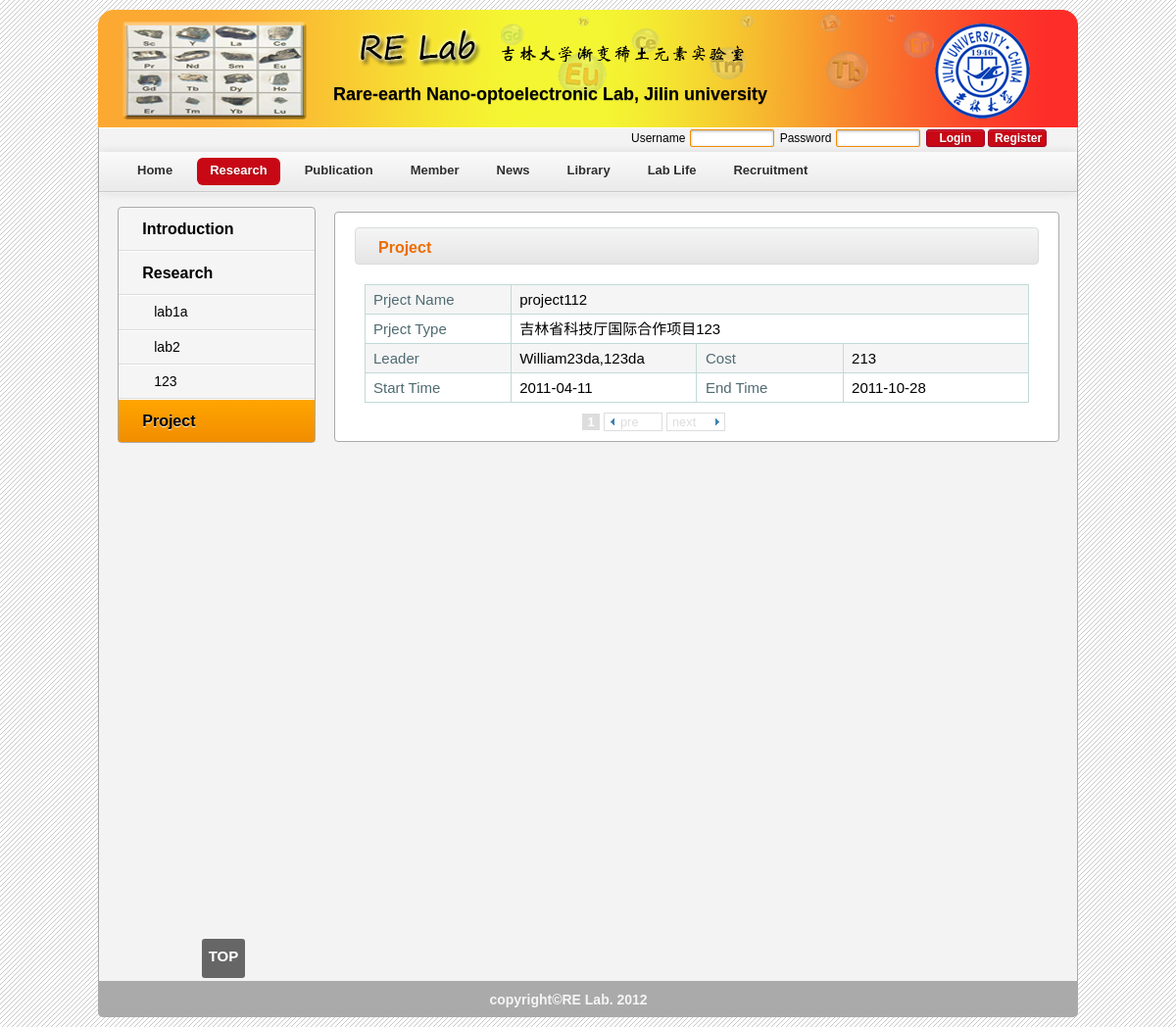
/project.php, run on the app's committed database.
### tables this page shows
CREATE TABLE `lab` (
  `id` int(8) NOT NULL auto_increment,
  `name` varchar(200) default NULL,
  `content` text,
  `slide_pic` varchar(100) default NULL,
  PRIMARY KEY  (`id`)
);

CREATE TABLE `project` (
  `pr_id` int(11) NOT NULL auto_increment,
  `pr_num` int(11) default NULL,
  `pr_name` varchar(100) NOT NULL,
  `pr_type` varchar(50) default NULL,
  `pr_content` text,
  `pr_mark` tinyint(1) default NULL,
  `pr_date1` date default NULL,
  `pr_date2` date default NULL,
  `pr_leader` varchar(200) default NULL,
  `pr_cost` int(10) default NULL,
  PRIMARY KEY  (`pr_id`)
);

### config/project.php (called while the page is built)
<?php
    $per = 5;
	$page_nums = 5;
?>

### model/project.php (called while the page is built, shortened)
<?php
function project($page, $per) {
    $start = ($page - 1) * $per;
    $sql="select * from project order by pr_date1 desc limit $start, $per";
	$result = mysql_query("$sql");
	return $result;
}
function project_page($per) {
    $sql0="select count(pr_id) as count from project";
	$result0 = mysql_query($sql0);
	$row0 = mysql_fetch_array($result0);
	$total = $row0['count'];
	$pageTotal = ceil($total / $per);
	return $pageTotal;
}
?>

### project.php (the view, shortened to what this page needs)
<!DOCTYPE html PUBLIC "-//W3C//DTD XHTML 1.0 Transitional//EN" "http://www.w3.org/TR/xhtml1/DTD/xhtml1-transitional.dtd">
<html xmlns="http://www.w3.org/1999/xhtml">
<head>
<?php include("./include/media/css.php");?>
<link rel="stylesheet" type="text/css" href="./media/css/project.css" />
</head>
<body>
<?php
	require("./config/project.php");
    require("./util/util.php");
    require("./model/project.php");
?>
<div id="wrapper">
<?php include("./include/header.php");?>
<div id="content">
	<?php include("./include/login.php");?>
    <?php include("./include/nav.php");?>
    <div id="sidebar">
	    <?php require("./include/sidebar_lab.php");?>
	</div>
	<div id="main">
		<div id="area">
		<h4>Project</h4>
		<?php
		    $page = 1;
			$project_data = project($page, $per);
			while ($row = mysql_fetch_array($project_data)) {
		?>
    		<table class="item_tb">
			    <tr class="odd">
				    <td class="entry">Prject Name</td>
				    <td class="value" colspan="3"><?php echo $row['pr_name']?></td>
				</tr>
			    <tr class="even">
				    <td class="entry">Prject Type</td>
				    <td class="value" colspan="3"><?php echo $row['pr_type']?></td>
				</tr>
			    <tr class="odd">
				    <td class="entry">Leader</td>
				    <td class="value"><?php echo $row['pr_leader']?></td>
				    <td class="entry">Cost</td>
				    <td class="value"><?php echo $row['pr_cost']?></td>
				</tr>
			    <tr class="even">
				    <td class="entry">Start Time</td>
				    <td class="value"><?php echo $row['pr_date1']?></td>
				    <td class="entry">End Time</td>
				    <td class="value"><?php echo $row['pr_date2']?></td>
				</tr>
			</table>
		<?php }?>
		<?php
            $pageTotal = project_page($per);
		?>
			<div id="page">
		    <?php
			    echo $page_html = page($page, $pageTotal, $page_nums, "project.php?page=");
			?>
		    </div>
		</div>
	</div>
</div>
<?php include("./include/footer.php");?>
</div>
</body>
</html>

### include/sidebar_lab.php (shortened to what this page needs)
<div id="sidebar_nav_l1" class="sidebar_nav_1">
	<div>
		<ul>
            <li id="i_nav_li"><a href="introduction.php">Introduction</a></li>
            <li id="r_nav_li"><a>Research</a></li>
			    <?php
			        $sql = "select id, name from lab";
				    $result = mysql_query("$sql");
				    while ($row = mysql_fetch_array($result)) {
			    ?>
			    <li class='sec_li' id="il_nav_li_<?php echo $row['id'];?>">
                    <a class="sec_li_a" href="intro_lab.php?id=<?php echo $row['id'];?>">
                        <?php echo $row['name'];?>
                    </a>
                </li>
			    <?php } ?>
			<li id="p_nav_li"><a href="project.php">Project</a></li>
		</ul>
	</div>
</div>
<div id="back_to_top">
    <a href="#header" onclick="" >TOP</a>
</div>

### media/css/common/layout.css (style rules this page uses)
a { display: inline-block; }
table { border-collapse:collapse; }
#wrapper { width: 1000px; margin: auto; position:relative; _margin-left: 100px; }
#content { position: relative; min-height: 870px; border-radius: 0 0 0px 0px; zoom: 0; }
#sidebar { _height: 860px; width: 210px; padding: 0 10px 10px 15px; *padding-top: 10px; margin: 15px 0 0 0; z-index:12; }
#sidebar .sidebar_nav,#sidebar .sidebar_nav_1, #sidebar .sidebar_nav_static { width: 210px; margin: auto; }
#sidebar .sidebar_nav_1 ul { padding: 0; margin: 0 0; }
#sidebar .sidebar_nav ul li,#sidebar .sidebar_nav_1 ul li, #sidebar .sidebar_nav_static ul li { padding: 0; }
#sidebar .sidebar_nav ul li a,#sidebar .sidebar_nav_1 ul li a, #sidebar .sidebar_nav_static ul li a { display: block; padding: 5px 18px 5px 24px; }
#sidebar .sidebar_nav div,#sidebar .sidebar_nav_1 div, #sidebar .sidebar_nav_static div { padding: 0; }
#back_to_top { position: fixed; margin-left: 90px; bottom: 50px; width: 44px; height: 40px; border-radius: 3px; }
#back_to_top a { display: block; border-radius: 3px; }
#main { position: absolute; top: 70px; *top: 66px; min-height: 840px; width: 770px; left: 225px; z-index:1; }
#main #area { margin: 15px 15px 0px; padding: 0px 0 0px; border-radius: 4px; }

### media/css/common/color.css (style rules this page uses)
#content { border:1px #aaa solid; border-top:1px #fff solid; background: #F3F3F3; }
#sidebar { background: #F3F3F3; }
#sidebar .sidebar_nav ul li,#sidebar .sidebar_nav_1 ul li, { border-top: 1px solid #fff; border-bottom: 1px solid #fff; }
#sidebar .sidebar_nav_1 ul li a.current { color: #000; text-shadow: 0 1px rgba(255, 255, 255, 0.9); background: -webkit-linear-gradient(top, #FFA500, #F18D00) ; background: -moz-linear-gradient(top, #FFA500, #F18D00) repeat scroll 0 0 transparent; filter:progid:DXImageTransform.Microsoft.gradient(startColorstr='#FFA500',endColorstr='#F18D00'); }
#main #area { border: 1px solid #aaa; background: #fff; }
#back_to_top { background-color: #666; background-position: 8px 13px; }
#back_to_top a { color: #fff; }

### media/css/common/component.css (style rules this page uses)
#page { margin: 10px 0 10px 250px; color: #06c; }
#sidebar .sidebar_nav_1 { width: 95%; border: 1px solid #aaa; border-radius: 4px; background: whiteSmoke; }
#sidebar .sidebar_nav_1 ul li { border-top: 1px solid white; border-bottom: 1px solid #ddd; }
#sidebar .sidebar_nav_1 ul li a { color: #000; }
#sidebar .sidebar_nav_static ul li:first-child,#sidebar .sidebar_nav_1 ul li:first-child { border-top: 0; }
#sidebar .sidebar_nav_static ul li:last-child,#sidebar .sidebar_nav_1 ul li:last-child { border-bottom: 0; }
#sidebar .sidebar_nav_1 ul li a { padding-top: 0; padding-bottom: 0; font-size: 16px; }
#sidebar .sidebar_nav_1 li a { font-size: 16px; font-weight: bold; letter-spacing: 0px; height: 100%; line-height: 2.7; cursor: pointer; }
#sidebar .sidebar_nav_1 .sec_li a { padding-top: 4px; padding-bottom: 4px; margin: 0; word-wrap:break-word; font-weight: normal; font-size: 14px; padding-left: 36px; line-height: 1.8; }
#main h4 { height: 24px; background: -webkit-linear-gradient(top, whiteSmoke, #E5E5E5); background: -moz-linear-gradient(top, whiteSmoke, #E5E5E5) repeat scroll 0 0 transparent; filter: progid:DXImageTransform.Microsoft.gradient(startColorstr='#f5f5f5',endColorstr='#E5E5E5'); border: 1px solid #D8DCDF; padding: 6px 23px; margin: 15px 20px; border-radius: 4px; display: block; color: #ED6D00; }

### media/css/project.css (style rules this page uses)
.item_tb tr,.item_tb td { border: 1px solid #C1DAD7; text-indent: 0.5em; }
.item_tb tr.odd { background: whiteSmoke; }
.item_tb tr.even { background: #fff; }
.item_tb .entry { width: 22%; color: #4f6b72; }
.item_tb .value { width: 28%; }

### data on the page
lab: name "lab1a"
lab: name "lab2"
lab: name "123"
project: pr_name "project112", pr_type "吉林省科技厅国际合作项目123", pr_leader "William23da,123da", pr_cost "213", pr_date1 "2011-04-11", pr_date2 "2011-10-28"
